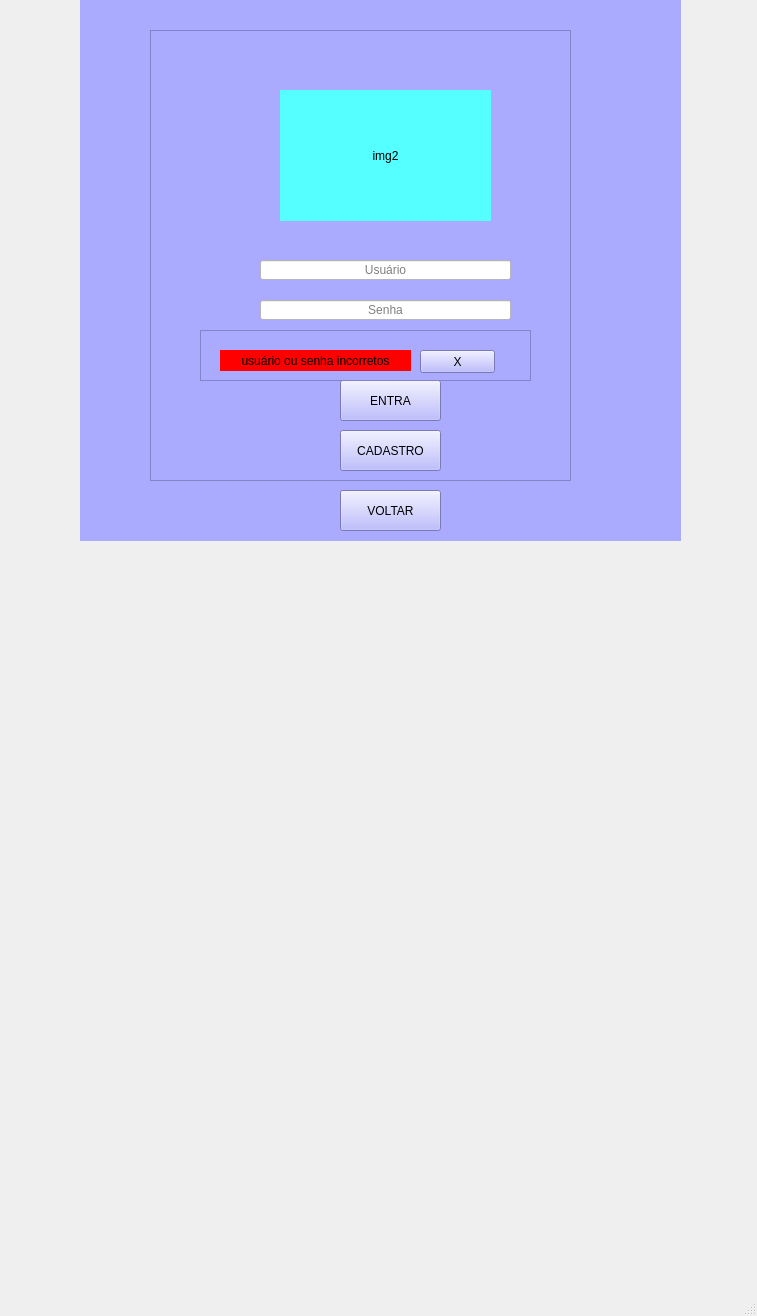
<?xml version="1.0" encoding="UTF-8"?>
<ui version="4.0">
 <class>MainWindow</class>
 <widget class="QMainWindow" name="MainWindow">
  <property name="geometry">
   <rect>
    <x>0</x>
    <y>0</y>
    <width>757</width>
    <height>1316</height>
   </rect>
  </property>
  <property name="windowTitle">
   <string>MainWindow</string>
  </property>
  <widget class="QWidget" name="centralwidget">
   <widget class="QStackedWidget" name="stackedWidget">
    <property name="geometry">
     <rect>
      <x>80</x>
      <y>0</y>
      <width>601</width>
      <height>541</height>
     </rect>
    </property>
    <property name="styleSheet">
     <string notr="true">background-color: rgb(170, 170, 255);</string>
    </property>
    <property name="currentIndex">
     <number>2</number>
    </property>
    <widget class="QWidget" name="page">
     <widget class="QFrame" name="frame">
      <property name="geometry">
       <rect>
        <x>80</x>
        <y>160</y>
        <width>411</width>
        <height>351</height>
       </rect>
      </property>
      <property name="frameShape">
       <enum>QFrame::StyledPanel</enum>
      </property>
      <property name="frameShadow">
       <enum>QFrame::Raised</enum>
      </property>
      <widget class="QPushButton" name="botao8">
       <property name="geometry">
        <rect>
         <x>130</x>
         <y>110</y>
         <width>81</width>
         <height>41</height>
        </rect>
       </property>
       <property name="text">
        <string>8</string>
       </property>
      </widget>
      <widget class="QLineEdit" name="nome">
       <property name="geometry">
        <rect>
         <x>150</x>
         <y>40</y>
         <width>141</width>
         <height>31</height>
        </rect>
       </property>
       <property name="text">
        <string>Calculadora MK1</string>
       </property>
       <property name="alignment">
        <set>Qt::AlignCenter</set>
       </property>
      </widget>
      <widget class="QPushButton" name="botao1">
       <property name="geometry">
        <rect>
         <x>40</x>
         <y>210</y>
         <width>81</width>
         <height>41</height>
        </rect>
       </property>
       <property name="text">
        <string>1</string>
       </property>
      </widget>
      <widget class="QPushButton" name="botaoponto">
       <property name="geometry">
        <rect>
         <x>130</x>
         <y>260</y>
         <width>81</width>
         <height>41</height>
        </rect>
       </property>
       <property name="text">
        <string>.</string>
       </property>
      </widget>
      <widget class="QLabel" name="tela">
       <property name="geometry">
        <rect>
         <x>40</x>
         <y>75</y>
         <width>351</width>
         <height>31</height>
        </rect>
       </property>
       <property name="styleSheet">
        <string notr="true">background-color: rgb(170, 170, 255);</string>
       </property>
       <property name="text">
        <string/>
       </property>
       <property name="alignment">
        <set>Qt::AlignCenter</set>
       </property>
      </widget>
      <widget class="QPushButton" name="botaomais">
       <property name="enabled">
        <bool>false</bool>
       </property>
       <property name="geometry">
        <rect>
         <x>310</x>
         <y>260</y>
         <width>81</width>
         <height>41</height>
        </rect>
       </property>
       <property name="text">
        <string>+</string>
       </property>
      </widget>
      <widget class="QPushButton" name="botaomenos">
       <property name="enabled">
        <bool>false</bool>
       </property>
       <property name="geometry">
        <rect>
         <x>310</x>
         <y>210</y>
         <width>81</width>
         <height>41</height>
        </rect>
       </property>
       <property name="text">
        <string>-</string>
       </property>
      </widget>
      <widget class="QPushButton" name="historico_page">
       <property name="geometry">
        <rect>
         <x>310</x>
         <y>310</y>
         <width>81</width>
         <height>41</height>
        </rect>
       </property>
       <property name="text">
        <string>historico</string>
       </property>
      </widget>
      <widget class="Line" name="line_3">
       <property name="geometry">
        <rect>
         <x>30</x>
         <y>20</y>
         <width>371</width>
         <height>20</height>
        </rect>
       </property>
       <property name="orientation">
        <enum>Qt::Horizontal</enum>
       </property>
      </widget>
      <widget class="QPushButton" name="Del">
       <property name="geometry">
        <rect>
         <x>130</x>
         <y>310</y>
         <width>81</width>
         <height>41</height>
        </rect>
       </property>
       <property name="text">
        <string>Del</string>
       </property>
      </widget>
      <widget class="QPushButton" name="botao0">
       <property name="geometry">
        <rect>
         <x>40</x>
         <y>260</y>
         <width>81</width>
         <height>41</height>
        </rect>
       </property>
       <property name="text">
        <string>0</string>
       </property>
      </widget>
      <widget class="QPushButton" name="botaoigual">
       <property name="enabled">
        <bool>false</bool>
       </property>
       <property name="geometry">
        <rect>
         <x>220</x>
         <y>260</y>
         <width>81</width>
         <height>41</height>
        </rect>
       </property>
       <property name="text">
        <string>=</string>
       </property>
      </widget>
      <widget class="QPushButton" name="botao5">
       <property name="geometry">
        <rect>
         <x>130</x>
         <y>160</y>
         <width>81</width>
         <height>41</height>
        </rect>
       </property>
       <property name="text">
        <string>5</string>
       </property>
      </widget>
      <widget class="QPushButton" name="botao3">
       <property name="geometry">
        <rect>
         <x>220</x>
         <y>210</y>
         <width>81</width>
         <height>41</height>
        </rect>
       </property>
       <property name="text">
        <string>3</string>
       </property>
      </widget>
      <widget class="Line" name="line_2">
       <property name="geometry">
        <rect>
         <x>20</x>
         <y>30</y>
         <width>20</width>
         <height>331</height>
        </rect>
       </property>
       <property name="orientation">
        <enum>Qt::Vertical</enum>
       </property>
      </widget>
      <widget class="QPushButton" name="botao4">
       <property name="geometry">
        <rect>
         <x>40</x>
         <y>160</y>
         <width>81</width>
         <height>41</height>
        </rect>
       </property>
       <property name="text">
        <string>4</string>
       </property>
      </widget>
      <widget class="QPushButton" name="reset">
       <property name="geometry">
        <rect>
         <x>40</x>
         <y>310</y>
         <width>81</width>
         <height>41</height>
        </rect>
       </property>
       <property name="text">
        <string>reset</string>
       </property>
      </widget>
      <widget class="QPushButton" name="botao2">
       <property name="geometry">
        <rect>
         <x>130</x>
         <y>210</y>
         <width>81</width>
         <height>41</height>
        </rect>
       </property>
       <property name="text">
        <string>2</string>
       </property>
      </widget>
      <widget class="QPushButton" name="botao7">
       <property name="geometry">
        <rect>
         <x>40</x>
         <y>110</y>
         <width>81</width>
         <height>41</height>
        </rect>
       </property>
       <property name="text">
        <string>7</string>
       </property>
      </widget>
      <widget class="Line" name="line_4">
       <property name="geometry">
        <rect>
         <x>390</x>
         <y>30</y>
         <width>20</width>
         <height>331</height>
        </rect>
       </property>
       <property name="orientation">
        <enum>Qt::Vertical</enum>
       </property>
      </widget>
      <widget class="QPushButton" name="botao9">
       <property name="geometry">
        <rect>
         <x>220</x>
         <y>110</y>
         <width>81</width>
         <height>41</height>
        </rect>
       </property>
       <property name="text">
        <string>9</string>
       </property>
      </widget>
      <widget class="QPushButton" name="botaodividir">
       <property name="enabled">
        <bool>false</bool>
       </property>
       <property name="geometry">
        <rect>
         <x>310</x>
         <y>110</y>
         <width>81</width>
         <height>41</height>
        </rect>
       </property>
       <property name="text">
        <string>/</string>
       </property>
      </widget>
      <widget class="Line" name="line">
       <property name="geometry">
        <rect>
         <x>30</x>
         <y>350</y>
         <width>371</width>
         <height>20</height>
        </rect>
       </property>
       <property name="orientation">
        <enum>Qt::Horizontal</enum>
       </property>
      </widget>
      <widget class="QPushButton" name="botao6">
       <property name="geometry">
        <rect>
         <x>220</x>
         <y>160</y>
         <width>81</width>
         <height>41</height>
        </rect>
       </property>
       <property name="text">
        <string>6</string>
       </property>
      </widget>
      <widget class="QPushButton" name="botaomult">
       <property name="enabled">
        <bool>false</bool>
       </property>
       <property name="geometry">
        <rect>
         <x>310</x>
         <y>160</y>
         <width>81</width>
         <height>41</height>
        </rect>
       </property>
       <property name="text">
        <string>x</string>
       </property>
      </widget>
      <widget class="QPushButton" name="botaoquadrado">
       <property name="enabled">
        <bool>false</bool>
       </property>
       <property name="geometry">
        <rect>
         <x>220</x>
         <y>310</y>
         <width>81</width>
         <height>41</height>
        </rect>
       </property>
       <property name="text">
        <string>x²</string>
       </property>
      </widget>
     </widget>
     <widget class="QLabel" name="img">
      <property name="geometry">
       <rect>
        <x>200</x>
        <y>10</y>
        <width>211</width>
        <height>131</height>
       </rect>
      </property>
      <property name="text">
       <string>img</string>
      </property>
      <property name="alignment">
       <set>Qt::AlignCenter</set>
      </property>
     </widget>
    </widget>
    <widget class="QWidget" name="page_historico">
     <widget class="QTableWidget" name="hist">
      <property name="geometry">
       <rect>
        <x>110</x>
        <y>60</y>
        <width>401</width>
        <height>331</height>
       </rect>
      </property>
      <column>
       <property name="text">
        <string>valor 1</string>
       </property>
      </column>
      <column>
       <property name="text">
        <string>operação</string>
       </property>
      </column>
      <column>
       <property name="text">
        <string>valor 2</string>
       </property>
      </column>
      <column>
       <property name="text">
        <string>resultado</string>
       </property>
      </column>
     </widget>
     <widget class="QPushButton" name="volta_page">
      <property name="geometry">
       <rect>
        <x>260</x>
        <y>500</y>
        <width>81</width>
        <height>23</height>
       </rect>
      </property>
      <property name="text">
       <string>VOLTA PAGINA</string>
      </property>
     </widget>
     <widget class="QPushButton" name="salvar_alteracao">
      <property name="geometry">
       <rect>
        <x>250</x>
        <y>400</y>
        <width>101</width>
        <height>31</height>
       </rect>
      </property>
      <property name="text">
       <string>SALVAR</string>
      </property>
     </widget>
    </widget>
    <widget class="QWidget" name="tela_login">
     <widget class="QFrame" name="frame_2">
      <property name="geometry">
       <rect>
        <x>70</x>
        <y>30</y>
        <width>421</width>
        <height>451</height>
       </rect>
      </property>
      <property name="frameShape">
       <enum>QFrame::StyledPanel</enum>
      </property>
      <property name="frameShadow">
       <enum>QFrame::Raised</enum>
      </property>
      <widget class="QLineEdit" name="usuario_login">
       <property name="geometry">
        <rect>
         <x>110</x>
         <y>230</y>
         <width>251</width>
         <height>20</height>
        </rect>
       </property>
       <property name="styleSheet">
        <string notr="true">background-color: rgb(85, 255, 255);
background-color: rgb(255, 255, 255);</string>
       </property>
       <property name="text">
        <string/>
       </property>
       <property name="alignment">
        <set>Qt::AlignCenter</set>
       </property>
       <property name="placeholderText">
        <string>Usuário</string>
       </property>
      </widget>
      <widget class="QLineEdit" name="senha_login">
       <property name="geometry">
        <rect>
         <x>110</x>
         <y>270</y>
         <width>251</width>
         <height>20</height>
        </rect>
       </property>
       <property name="styleSheet">
        <string notr="true">background-color: rgb(85, 255, 255);
background-color: rgb(255, 255, 255);</string>
       </property>
       <property name="text">
        <string/>
       </property>
       <property name="echoMode">
        <enum>QLineEdit::Password</enum>
       </property>
       <property name="alignment">
        <set>Qt::AlignCenter</set>
       </property>
       <property name="placeholderText">
        <string>Senha</string>
       </property>
      </widget>
      <widget class="QLabel" name="foto_login">
       <property name="geometry">
        <rect>
         <x>130</x>
         <y>60</y>
         <width>211</width>
         <height>131</height>
        </rect>
       </property>
       <property name="styleSheet">
        <string notr="true">background-color: rgb(85, 255, 255);</string>
       </property>
       <property name="text">
        <string>img2</string>
       </property>
       <property name="alignment">
        <set>Qt::AlignCenter</set>
       </property>
      </widget>
      <widget class="QPushButton" name="entra">
       <property name="enabled">
        <bool>true</bool>
       </property>
       <property name="geometry">
        <rect>
         <x>190</x>
         <y>350</y>
         <width>101</width>
         <height>41</height>
        </rect>
       </property>
       <property name="text">
        <string>ENTRA</string>
       </property>
      </widget>
      <widget class="QFrame" name="frame_4">
       <property name="geometry">
        <rect>
         <x>50</x>
         <y>300</y>
         <width>331</width>
         <height>51</height>
        </rect>
       </property>
       <property name="frameShape">
        <enum>QFrame::StyledPanel</enum>
       </property>
       <property name="frameShadow">
        <enum>QFrame::Raised</enum>
       </property>
       <widget class="QLabel" name="erro_us">
        <property name="geometry">
         <rect>
          <x>20</x>
          <y>20</y>
          <width>191</width>
          <height>21</height>
         </rect>
        </property>
        <property name="styleSheet">
         <string notr="true">background-color: rgb(255, 0, 0);</string>
        </property>
        <property name="text">
         <string>usuário ou senha incorretos</string>
        </property>
        <property name="alignment">
         <set>Qt::AlignCenter</set>
        </property>
       </widget>
       <widget class="QPushButton" name="fecha_msg_erro">
        <property name="geometry">
         <rect>
          <x>220</x>
          <y>20</y>
          <width>75</width>
          <height>23</height>
         </rect>
        </property>
        <property name="text">
         <string>X</string>
        </property>
       </widget>
      </widget>
      <widget class="QPushButton" name="cadastro">
       <property name="geometry">
        <rect>
         <x>190</x>
         <y>400</y>
         <width>101</width>
         <height>41</height>
        </rect>
       </property>
       <property name="text">
        <string>CADASTRO</string>
       </property>
      </widget>
     </widget>
     <widget class="QPushButton" name="voltar">
      <property name="geometry">
       <rect>
        <x>260</x>
        <y>490</y>
        <width>101</width>
        <height>41</height>
       </rect>
      </property>
      <property name="text">
       <string>VOLTAR</string>
      </property>
     </widget>
    </widget>
    <widget class="QWidget" name="tela_de_cadastro">
     <widget class="QLineEdit" name="novousuario">
      <property name="geometry">
       <rect>
        <x>230</x>
        <y>220</y>
        <width>111</width>
        <height>20</height>
       </rect>
      </property>
      <property name="styleSheet">
       <string notr="true">background-color: rgb(255, 255, 255);</string>
      </property>
      <property name="text">
       <string/>
      </property>
      <property name="alignment">
       <set>Qt::AlignCenter</set>
      </property>
      <property name="placeholderText">
       <string>USUARIO</string>
      </property>
     </widget>
     <widget class="QLineEdit" name="novasenha">
      <property name="geometry">
       <rect>
        <x>230</x>
        <y>300</y>
        <width>111</width>
        <height>20</height>
       </rect>
      </property>
      <property name="styleSheet">
       <string notr="true">background-color: rgb(255, 255, 255);</string>
      </property>
      <property name="text">
       <string/>
      </property>
      <property name="alignment">
       <set>Qt::AlignCenter</set>
      </property>
      <property name="placeholderText">
       <string>SENHA</string>
      </property>
     </widget>
     <widget class="QLabel" name="cadastroabaixo">
      <property name="geometry">
       <rect>
        <x>140</x>
        <y>70</y>
        <width>301</width>
        <height>71</height>
       </rect>
      </property>
      <property name="styleSheet">
       <string notr="true">background-color: rgb(255, 255, 255);</string>
      </property>
      <property name="text">
       <string>FAÇA SEU CADASTRO ABAIXO</string>
      </property>
      <property name="alignment">
       <set>Qt::AlignCenter</set>
      </property>
     </widget>
     <widget class="QLabel" name="ordemuser">
      <property name="enabled">
       <bool>false</bool>
      </property>
      <property name="geometry">
       <rect>
        <x>190</x>
        <y>190</y>
        <width>191</width>
        <height>20</height>
       </rect>
      </property>
      <property name="styleSheet">
       <string notr="true">background-color: rgb(255, 255, 255);</string>
      </property>
      <property name="text">
       <string>INSIRA SEU NOME DE USUARIO</string>
      </property>
      <property name="alignment">
       <set>Qt::AlignCenter</set>
      </property>
     </widget>
     <widget class="QLabel" name="ordemsenha">
      <property name="enabled">
       <bool>false</bool>
      </property>
      <property name="geometry">
       <rect>
        <x>190</x>
        <y>260</y>
        <width>191</width>
        <height>20</height>
       </rect>
      </property>
      <property name="styleSheet">
       <string notr="true">background-color: rgb(255, 255, 255);</string>
      </property>
      <property name="text">
       <string>INSIRA SUA SENHA</string>
      </property>
      <property name="alignment">
       <set>Qt::AlignCenter</set>
      </property>
     </widget>
     <widget class="QPushButton" name="cadastros">
      <property name="enabled">
       <bool>false</bool>
      </property>
      <property name="geometry">
       <rect>
        <x>210</x>
        <y>340</y>
        <width>151</width>
        <height>51</height>
       </rect>
      </property>
      <property name="text">
       <string>CADASTRAR</string>
      </property>
     </widget>
     <widget class="QPushButton" name="voltarlog">
      <property name="geometry">
       <rect>
        <x>210</x>
        <y>410</y>
        <width>151</width>
        <height>41</height>
       </rect>
      </property>
      <property name="text">
       <string>VOLTAR PARA LOGIN</string>
      </property>
     </widget>
    </widget>
    <widget class="QWidget" name="diario">
     <widget class="QFrame" name="frame_3">
      <property name="geometry">
       <rect>
        <x>10</x>
        <y>20</y>
        <width>591</width>
        <height>481</height>
       </rect>
      </property>
      <property name="frameShape">
       <enum>QFrame::StyledPanel</enum>
      </property>
      <property name="frameShadow">
       <enum>QFrame::Raised</enum>
      </property>
      <widget class="QLineEdit" name="diario_name">
       <property name="geometry">
        <rect>
         <x>220</x>
         <y>30</y>
         <width>161</width>
         <height>21</height>
        </rect>
       </property>
       <property name="styleSheet">
        <string notr="true">background-color: rgb(255, 170, 255);</string>
       </property>
       <property name="text">
        <string>titulo:</string>
       </property>
       <property name="alignment">
        <set>Qt::AlignCenter</set>
       </property>
      </widget>
      <widget class="QPushButton" name="tela_inicial">
       <property name="geometry">
        <rect>
         <x>270</x>
         <y>440</y>
         <width>75</width>
         <height>23</height>
        </rect>
       </property>
       <property name="text">
        <string>TELA INICIAL</string>
       </property>
      </widget>
      <widget class="QTextEdit" name="texto">
       <property name="geometry">
        <rect>
         <x>90</x>
         <y>70</y>
         <width>421</width>
         <height>361</height>
        </rect>
       </property>
      </widget>
     </widget>
    </widget>
   </widget>
  </widget>
  <widget class="QMenuBar" name="menubar">
   <property name="geometry">
    <rect>
     <x>0</x>
     <y>0</y>
     <width>757</width>
     <height>21</height>
    </rect>
   </property>
  </widget>
  <widget class="QStatusBar" name="statusbar"/>
 </widget>
 <resources/>
 <connections/>
</ui>
